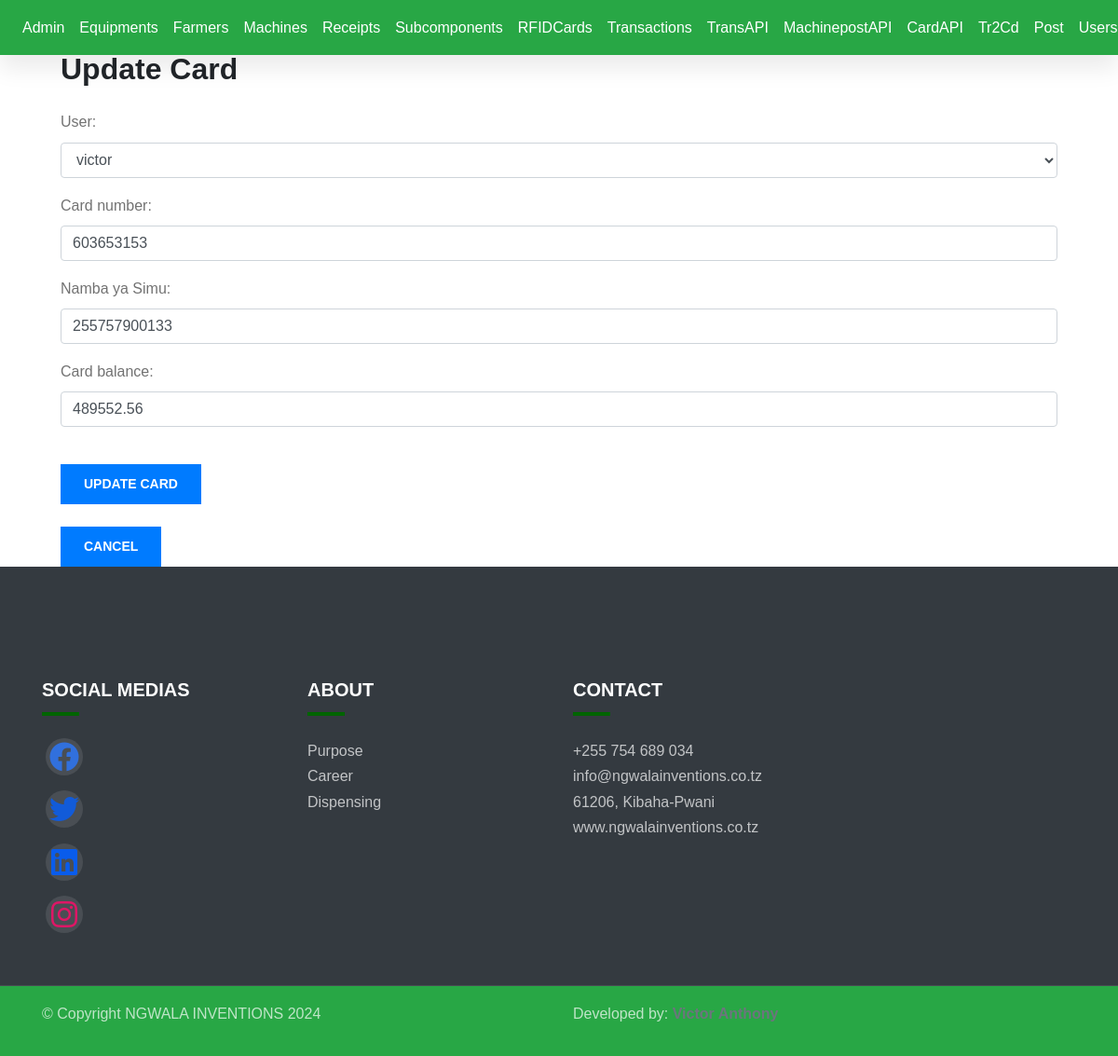
The app's page /registered-cards/1/update/ (signed in) with its own data.
### db/models.py (models this page shows, shortened)
class RegisteredCard(models.Model):
    phone = models.CharField(verbose_name='Namba ya Simu:', max_length=16, null=True)
    user = models.ForeignKey(User, on_delete=models.CASCADE, related_name='registered_card')
    card_number = models.CharField(max_length=10, unique=True)
    card_balance = models.DecimalField(default=0.00, max_digits=10, decimal_places=2)

### db/views.py (the view)
# urls.py: path('registered-cards/<int:pk>/update/', views.registered_card_update, name='registered-card-update'),
@login_required
def registered_card_update(request, pk):
    card = get_object_or_404(RegisteredCard, pk=pk)
    if request.method == 'POST':
        form = RegisteredCardForm(request.POST, instance=card)
        if form.is_valid():
            form.save()
            return redirect('registered-card-list')
    else:
        form = RegisteredCardForm(instance=card)
    context = {'form': form, 'card': card}
    return render(request, 'registered_card_update.html', context)

### db/forms.py
class RegisteredCardForm(forms.ModelForm):
    class Meta:
        model = RegisteredCard
        fields = ['user', 'card_number', 'phone', 'card_balance']
        widgets = {
            'user': forms.Select(attrs={'class': 'form-control col-md-12'}),
            'card_number': forms.NumberInput(attrs={'class': 'form-control col-md-12'}),
            'phone': forms.TextInput(attrs={'class': 'form-control col-md-12'}),
            'card_balance': forms.NumberInput(attrs={'class': 'form-control col-md-12'}),
        }
    def __init__(self, *args, **kwargs):
        user = kwargs.pop('user', None)
        super(RegisteredCardForm, self).__init__(*args, **kwargs)
        if user:
            self.fields['user'].initial = user

### db/context_processors.py (called while the page is built)
def user_profile(request):
    if request.user.is_authenticated:
        try:
            user_profile = UserProfile.objects.get(user=request.user)
        except UserProfile.DoesNotExist:
            user_profile = None
    else:
        user_profile = None
    return {'user_profile': user_profile}

### db/templates/registered_card_update.html (shortened to what this page needs)
{% extends 'base.html' %}
{% block content %}
  <div class="container mt-4 col-md-11">
    <h2 class="mb-4">Update Card</h2>
    <form method="post">
      {{ form.as_p }}
      <button type="submit" class="btn btn-primary mt-4">Update Card</button>
    </form>
    <a href="{% url 'registered-card-detail' pk=card.pk %}" class="btn btn-primary mt-4">Cancel</a>
  </div>
{% endblock %}

### static/css/index.css (style rules this page uses)
:root { --c-dark: #212529; --c-brand: darkgreen; --c-brand-light: #4e8b57; --c-brand-rgb: 46, 139, 87; --c-body: #727272; --font-base: "ClashDisplay", sans-serif; --box-shadow: 0px 15px 25px rgba(0,0,0,0.08); --transition: all 0.5s ease; }
body { font-family: var(--font-base); line-height: 1.7; color: var(--c-body); }
h1, h2, h3,h4, h5, h6, .h1, .h2, .h3, .h4, .h5, .h6 { font-weight: 600; color: var(--c-dark); }
a { text-decoration: none; color: var(--c-brand); transition: var(--transition); }
.btn { font-weight: 600; font-size: 14px; text-transform: uppercase; border-radius: 0; padding: 10px 24px; }

### templates/base.html (style rules this page uses)
a { text-decoration: none; }

### records on screen
RegisteredCard: user "victor", card_number "603653153", phone "255757900133", card_balance "489552.56"
